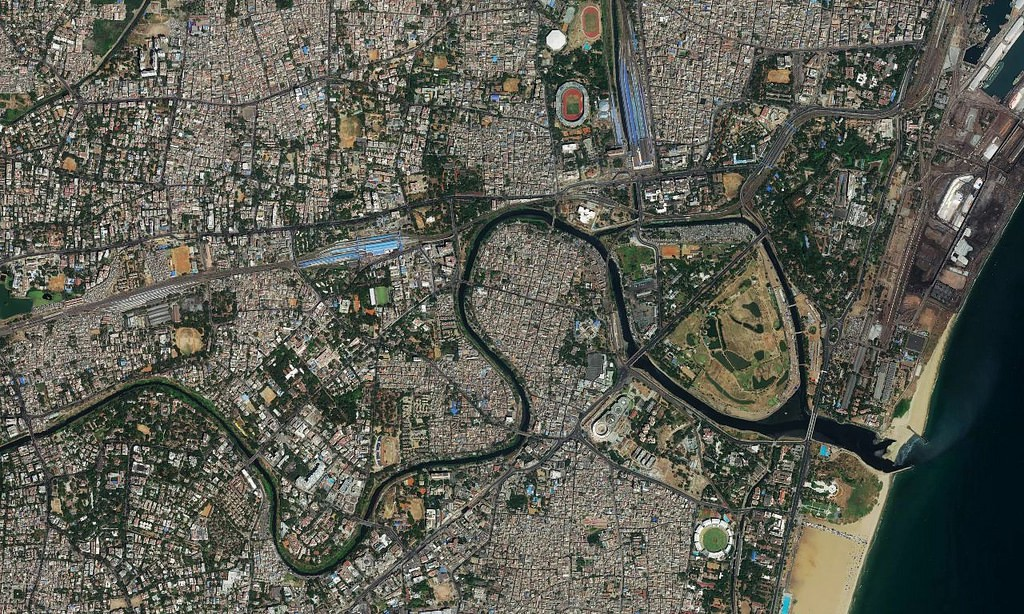
#> input picture testImage/image 3.jpeg, 1024 x 614 px; its folder holds only this picture in this run
$ python 'image enhancement.py'   (older library calls are emulated)
#> lines starting #> are read from the running program, lines starting #| are printed output that depends on the picture

import os
import numpy as np
import cv2
import argparse


def add( matrix1: np, matrix2: np) -> np:
    for i in range(len(matrix1)):
        for j in range(len(matrix1[0])):
            if int(matrix1[i][j]) + int(matrix2[i][j]) > 255:
                matrix1[i][j] = 255
            else:
                matrix1[i][j] = int(matrix1[i][j]) + int(matrix2[i][j])
    return matrix1


imageList = os.listdir('testImage')

for i in imageList:

    img = cv2.imread('testImage/'+i)
#> img is the input picture: shape (614, 1024, 3); mean B, G, R 83.9, 93.6, 92.5
    img = cv2.resize(img, (500, 500))
#> img: shape (500, 500, 3)
    img = cv2.cvtColor(img, cv2.COLOR_BGR2GRAY)
#> img: shape (500, 500)


    # Radiometric Enhancement of Image
    clahe = cv2.createCLAHE(clipLimit=2.0, tileGridSize=(8,8))
    imgY = clahe.apply(img)
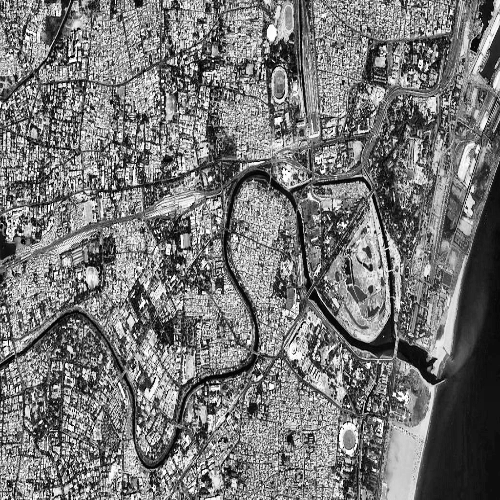
#> imgY: shape (500, 500); min 0, max 255, mean 118.5
    cv2.imwrite('radiometricEnhancement_1/'+i, imgY)


    # Spatial Enhancement of Image
    imgX = cv2.bilateralFilter(img,9,80,80)
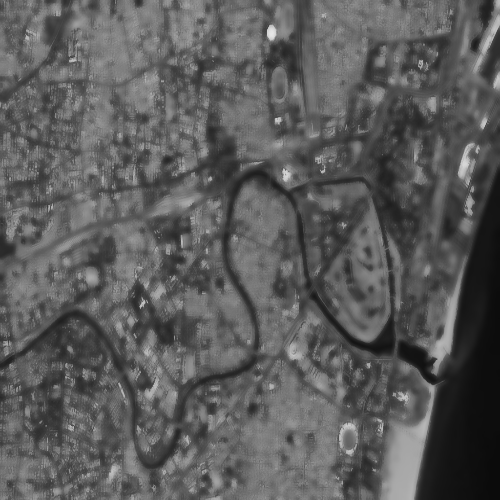
#> imgX: shape (500, 500); min 11, max 231, mean 91.4


    img2 = cv2.Laplacian(imgX,cv2.CV_64F)
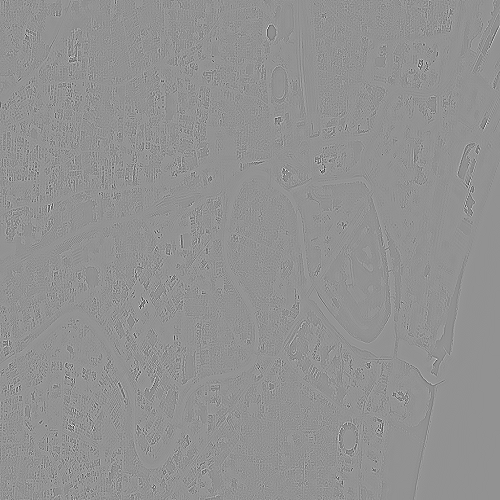
#> img2: shape (500, 500) float64; min -328, max 244, mean 0; drawn with min black and max white
    img2 = add(img, img2)

    img = cv2.Sobel(img2,cv2.CV_64F,dx= 2,dy =2,ksize=3)
    img3 = cv2.GaussianBlur(img,(5,5),0)
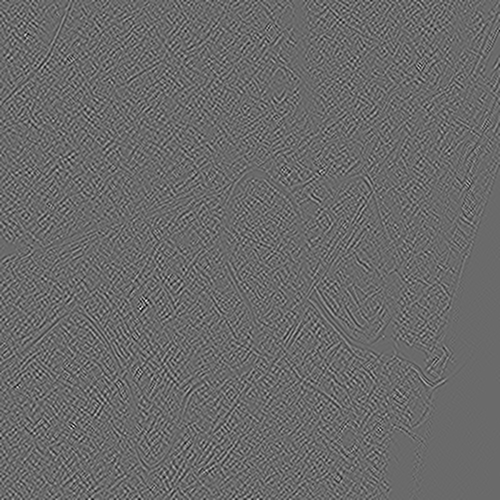
#> img3: shape (500, 500) float64; min -11.97, max 16.66, mean -5.14e-06; drawn with min black and max white

    img = add(img,img3)
#> after the loop in add (call 2), `for i in range(len(matrix1)):`:
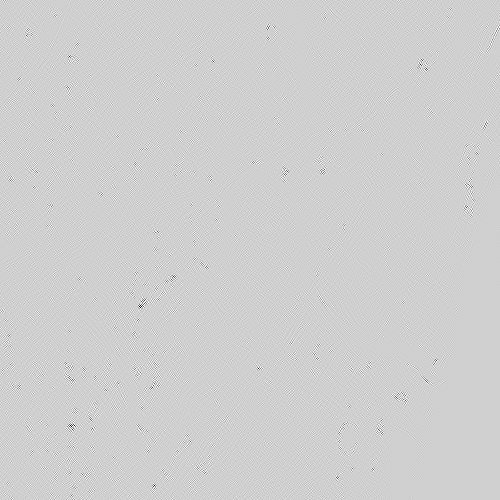
#> matrix1: shape (500, 500) float64; min -1129, max 255, mean -0.6; drawn with min black and max white

    img = np.array(255*(np.abs(img/255)**1.3),dtype='uint8')
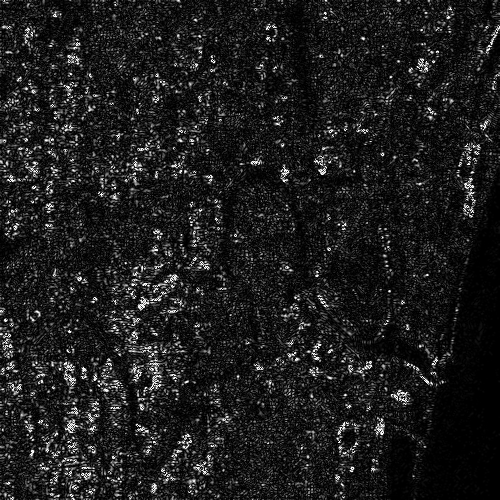
#> img: shape (500, 500); min 0, max 255, mean 29.4
    img = add(img,imgY)
#> after the loop in add (call 3), `for i in range(len(matrix1)):`:
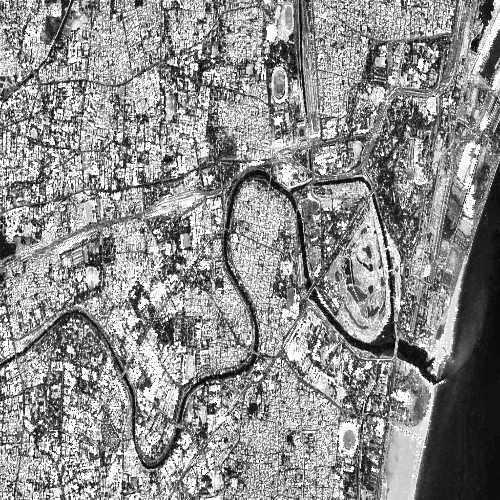
#> matrix1: shape (500, 500); min 1, max 255, mean 142.5
    imgNew = img
    cv2.imwrite('spatialEnhancement_2/'+i, img)

    # Spectral Enhancement of Image
    img[:,:] = cv2.equalizeHist(img[:,:])
    # img = add(imgNew, img)
    cv2.imwrite('spectralEnhancement_3/'+i, img)


    # cv2.imwrite('geometricEnhancement_4/'+i, img)

$ run again, on testImage/image 4.jpeg
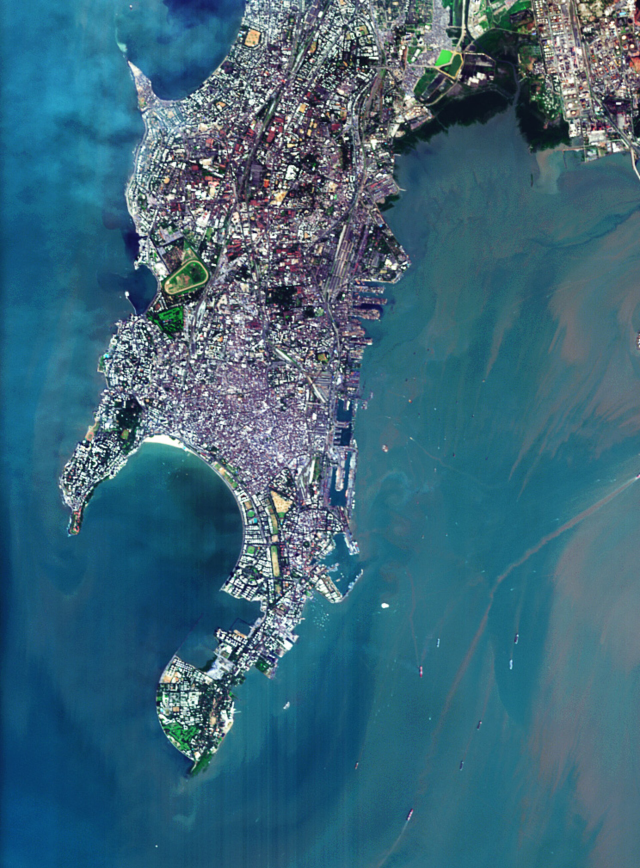
#> input picture testImage/image 4.jpeg, 1920 x 2604 px (shown at 1/3 size)
#> img is the input picture: shape (2604, 1920, 3); mean B, G, R 122.3, 103.2, 60.5
#> after the loop in add (call 3), `for i in range(len(matrix1)):`:
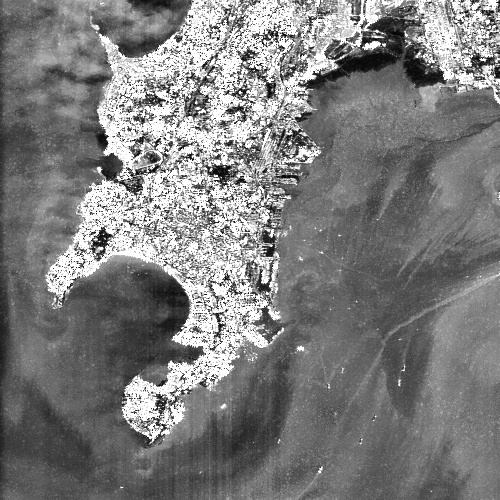
#> matrix1: shape (500, 500); min 1, max 255, mean 125.7
#> `img[:,:] = cv2.equalizeHist(img[:,:])`:
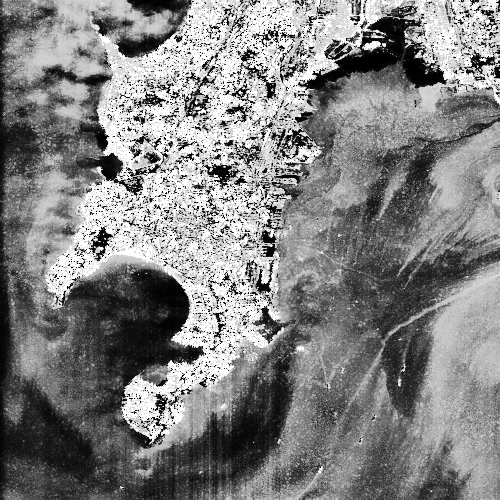
#> img: shape (500, 500); min 0, max 255, mean 129.6

$ run again, on testImage/satellite.jpeg
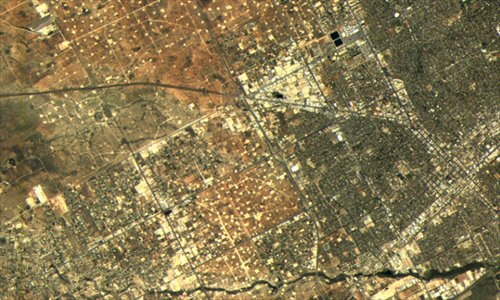
#> input picture testImage/satellite.jpeg, 500 x 300 px
#> img is the input picture: shape (300, 500, 3); mean B, G, R 80.8, 120, 135
#> `img[:,:] = cv2.equalizeHist(img[:,:])`:
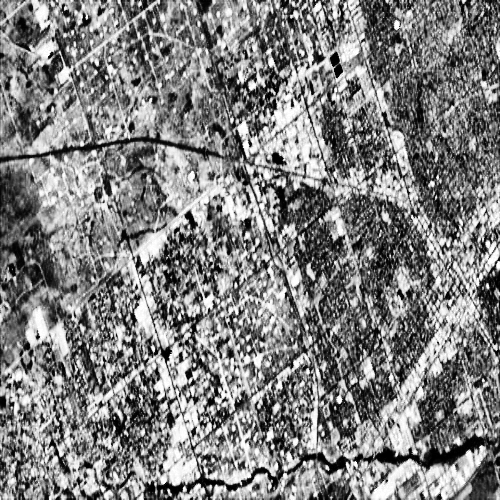
#> img: shape (500, 500); min 0, max 255, mean 128.1
